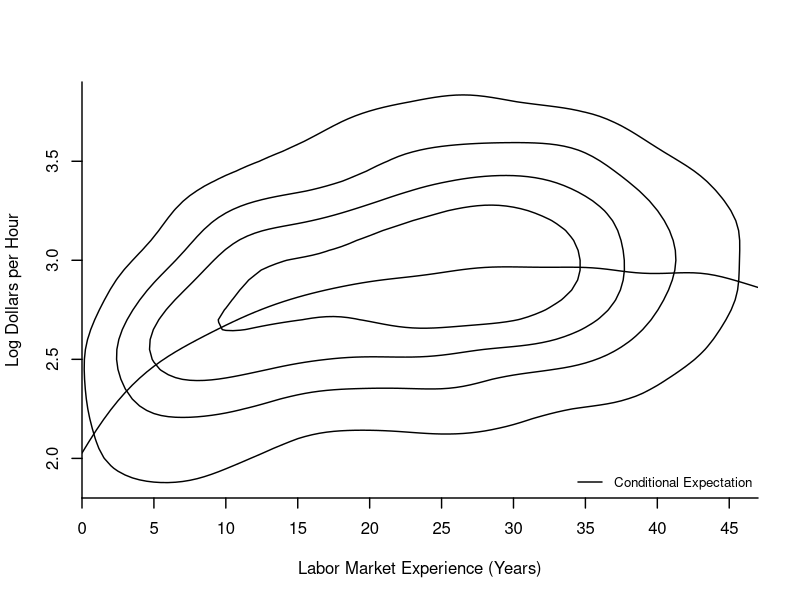
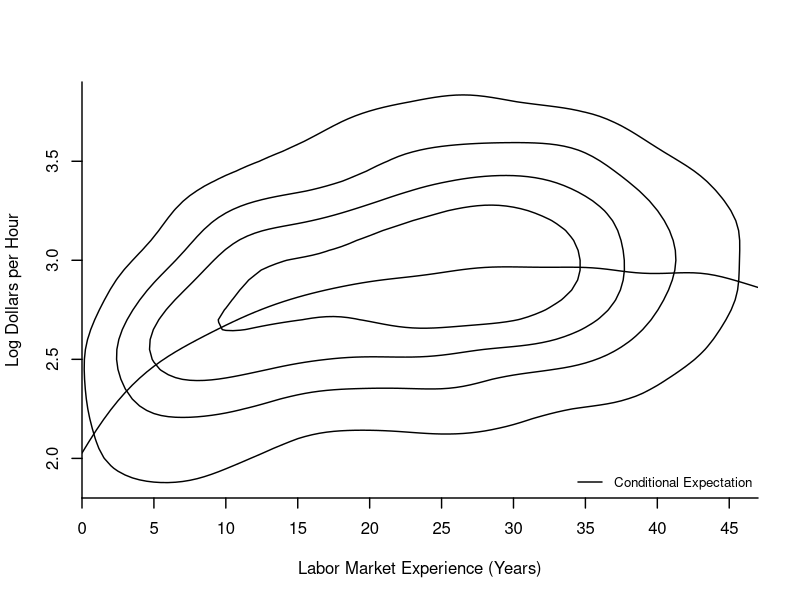

Here is the R script that generated these plots, in order:
######################################################################
### This file generates Figure 2.4a
### Joint density of log wage and experience,
### Conditional mean of log wage given experience,
### for White men with 12-years education
######################################################################
### Uses data file cps09mar.txt
#########################################

dat <- read.table("cps09mar.txt")
wm <- (dat[,11]==1)&(dat[,2]==0)&(dat[,4]==12)
dat1 <- dat[wm,]
y <- as.matrix(log(dat1[,5]/(dat1[,6]*dat1[,7])))
x <- as.matrix(dat1[,1]-dat1[,4]-6)
n <- length(y)

#######################################################
## Joint PDF of LogWage and experience
#######################################################

## bandwidths
hx <- sd(x)/(n^(1/6))
hy <- sd(y)/(n^(1/6))

## evaluation region 
xg <- seq(0,47,.5)
yg <- seq(1.8,3.9,0.05)	
nx <- length(xg)
ny <- length(yg)
fjoint <- matrix(0,nx,ny)

## Joint density
for(i in 1:length(xg)){	
  fi <- dnorm(x - xg[i],sd=hx)
  for(j in 1:length(yg)){
    fj <- dnorm(y - yg[j],sd=hy)
    fjoint[i,j] <- mean(fi*fj)		
  }	
}

########################################################################
## Conditional Mean estimated by Local Linear Nonparametric Estimation
########################################################################

# Reference Rule
x1 <- matrix(1,n,1)
zz <- cbind(x1,x,x^2,x^3,x^4)
beta <- solve((t(zz)%*%zz),(t(zz)%*%y))
xtrim <- (x<=40)*(x>=0)
b <- mean(((beta[3]+x*3*beta[4]+(x^2)*6*beta[5])^2)*xtrim)
e <- y - zz%*%beta
sig <- (sum(e^2))/(n-5)
h <- 0.58*((40*sig/n/b)^.2)

# Local Linear Regression Estimation
mx <- xg
for (j in 1:length(mx)){
  xj <- x-xg[j]
  xx <- cbind(x1,xj)
  xh <- xx*(dnorm(xj/h)%*%cbind(1,1))
  beta <- solve(t(xh)%*%xx,t(xh)%*%y)
  mx[j] <- beta[1]
}

wd <- 1.4

pdf("HANSEN2-4a.pdf",family="Helvetica",colormodel='cmyk',width=4.5,height=4.5)	
contour(xg,yg,fjoint,ylim=c(1.8,3.9),xlim=c(0,47),zlim=c(5*10^(-3),max(fjoint)),nlevels=7,drawlabels=FALSE,xlab="Labor Market Experience (Years)",ylab="Log Dollars per Hour",xaxs="i",yaxs="i",yaxt="n",xaxt="n",bty="n",lwd=wd)	
axis(side=1,seq(0,50,5),lwd=wd)
axis(side=2,seq(1.5,4.5,.5),lwd=wd)
lines(xg,mx,lwd=wd)
legend("bottomright","Conditional Expectation",lty=1,cex=.8,bty="n",lwd=wd)
dev.off()

postscript("HANSEN2-4a.eps",paper="special",width=4.5,height=4.5,horizontal=FALSE,onefile=FALSE,family="Helvetica",colormodel='cmyk')
contour(xg,yg,fjoint,ylim=c(1.8,3.9),xlim=c(0,47),zlim=c(5*10^(-3),max(fjoint)),nlevels=7,drawlabels=FALSE,xlab="Labor Market Experience (Years)",ylab="Log Dollars per Hour",xaxs="i",yaxs="i",yaxt="n",xaxt="n",bty="n",lwd=wd)	
axis(side=1,seq(0,50,5),lwd=wd)
axis(side=2,seq(1.5,4.5,.5),lwd=wd)
lines(xg,mx,lwd=wd)
legend("bottomright","Conditional Expectation",lty=1,cex=.8,bty="n",lwd=wd)
dev.off()
